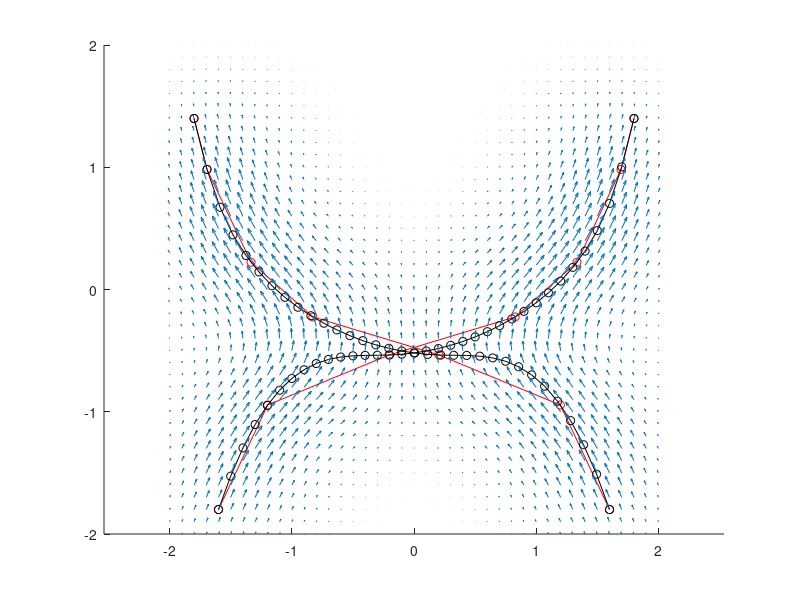

MATLAB code to generate this figure:
%%% Dimiourgia synthetikon data gia elegxo tou 2D dijkstra algorithm

%% dimiourgia tis 2D kampilis gia to ground truth
[X,Y]=meshgrid(-2:0.1:2,-2:0.1:2);
figure; %plot(X(:),Y(:),'.');
axis equal;
% [xp,yp]=getpts;
xp=[-1.6000,-1.1973,-0.2044,0.8274,1.3336,1.6938,1.8000];
yp=[-1.8000,-0.9442,-0.5354,-0.2239,0.2239,0.9832,1.4000];
N=(xp(end)-xp(1))/0.1+1;    
xx=linspace(xp(1),xp(end),N);
yy=spline(xp,yp,xx);

%% fiber1 
%kataskeui idiodianismaton:
Vx=zeros(size(X));
Vy=zeros(size(X));

%Ston B kratame to track tis gnostis kabilis 
%gia na to sigkrinoume me to track tou dijkstra
B=zeros(size(X));

for k=1:length(xx)-1
    %vriskoume to pio kontino simeio stin kampili
    z=abs( X(:)-xx(k) ) + abs(Y(:)-yy(k)); 
    %z=( X(:)-xx(k) ).^2 + (Y(:)-yy(k)).^2; 
    [minz,mink]=min(z);
    B(mink)=1;
    Vx(mink)=xx(k+1)-xx(k);
    Vy(mink)=yy(k+1)-yy(k);
end

%% kataskeuazoume tin maska tou inpainting algorithm(paper) diffusion
mask=ones(3,3)/8;
mask(2,2)=0;

%% Diffusion fiber 1

for iter=1:20
    Vx=conv2(Vx,mask,'same');
    Vy=conv2(Vy,mask,'same');
end

%% Plotting fiber 1
hold on;
plot(xp,yp,'-or');
plot(xx,yy,'-ok');
%quiver(X,Y,Vx,Vy);
Cl=sqrt(Vx.^2+Vy.^2);
Cl=Cl/max(Cl(:));
 
 
%% fiber 2
xp2=-[-1.6000,-1.1973,-0.2044,0.8274,1.3336,1.6938,1.8000];
yp2=yp;
N=(xp2(end)-xp2(1))/0.1+1;
xx2=linspace(xp2(1),xp2(end),abs(N ) );
yy2=spline(xp2,yp2,xx2);

Vx2=zeros(size(X));
Vy2=zeros(size(X));
for k=1:length(xx2)-1
    z=(X(:)-xx2(k)).^2 + (Y(:)-yy2(k)).^2;
    [minz,mink]=min(z);
    Vx2(mink)=xx2(k+1)-xx2(k);
    Vy2(mink)=yy2(k+1)-yy2(k);
end

%% Diffusion fiber 2

for iter=1:20
    Vx2=conv2(Vx2,mask,'same');
    Vy2=conv2(Vy2,mask,'same');
end

%% Plotting fiber 2
hold on;
plot(xp2,yp2,'-or');
plot(xx2,yy2,'-ok');
% quiver(X,Y,Vx2,Vy2);
Cl2=sqrt(Vx2.^2+Vy2.^2);
Cl2=Cl2/max(Cl2(:));


%% prosthesi ton idiodianismaton tou Fiber 1 kai Fiber 2.Ypologismos sinolikou Cl
Vx=Vx+Vx2;
Vy=Vy+Vy2;
Cl=sqrt(Vx.^2+Vy.^2);
Cl=Cl/max(Cl(:));

%% plotting fiber1 + fiber 2
h=quiver(X,Y,Vx,Vy);



%% NOISE testing:
% Vx_noise=Vx(:)+0.0027;
% Vy_noise=Vy(:)+0.0027 ;
% Vx_noise=reshape(Vx_noise,41,41);
% Vy_noise=reshape(Vy_noise,41,41);
% 
% figure;quiver(X,Y,Vx_noise,Vy_noise,'m'); title('with noise');

